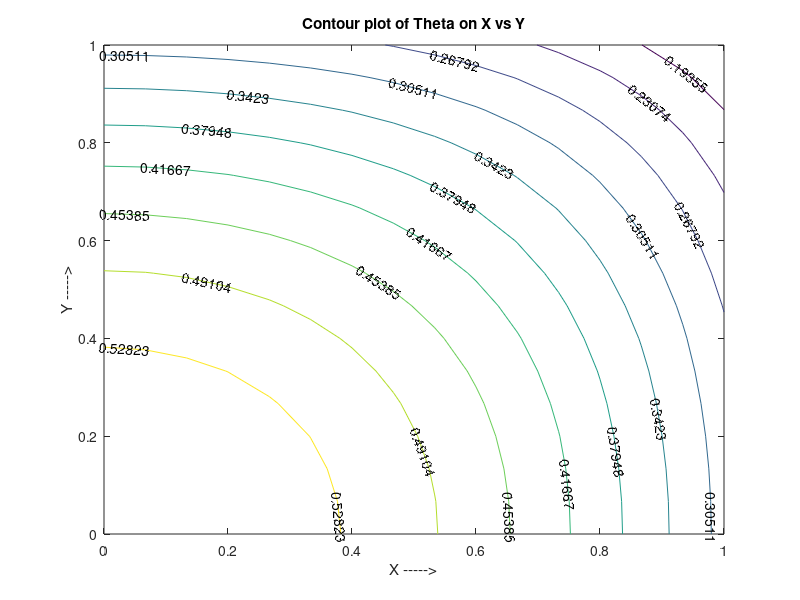

The MATLAB source for this figure:
%Code for solving the Simultaneous Equations using G-S algorithm and output a contour plot of the Non-dimensional Theta on the x-y plane.
clear
%Input Parameters
h=100;
k=50;
q=500;
T_f=20;
L=1;
W=1;
t=1;
a=L/W;
nodes=15;
if (L<=W)
  m=nodes;
  n=m/a;
else
  n=nodes;
  m=a*n;
endif
%Non-Dimensional Parameters
A=a^2;
X=linspace(0,1,m+1);
Y=linspace(0,1,n+1);
x=linspace(0,L,m+1);
y=linspace(0,W,n+1);
DX=A*1/m;
DY=1/n;
Dx=L/m;
Dy=W/n;
Bi=h*L/k;
lambda=1.9;
Theta=ones(m+1,n+1);
maxErr=100;
tol=1e-4;
iter=0;
while(maxErr>tol)
  maxErr=0;
  for i=1:m+1
    for j=1:n+1
      if (i==1 && j==1)
          d=((2*(DY^2)*Theta(i+1,j))+(2*A*(DX^2)*Theta(i,j+1))+((DX*DY)^2))/(2*((DY^2)+A*(DX^2)));
        elseif ((i==1)&&(j>=2 && j<=(n)))
          d=((2*(DY^2)*Theta(i+1,j))+(A*(DX^2)*(Theta(i,j-1)+Theta(i,j+1)))+((DX*DY)^2))/(2*((DY^2)+(A*(DX^2))));
        elseif ((i>=2 && i<=(m))&&(j==1))
          d=(((DY^2)*(Theta(i-1,j)+Theta(i+1,j)))+(2*A*(DX^2)*Theta(i,j+1))+((DX*DY)^2))/(2*((DY^2)+(A*(DX^2))));
        elseif ((i>=2 && i<=(m))&&(j>=2 && j<=(n)))
          d=(((DY^2)*(Theta(i-1,j)+Theta(i+1,j)))+(A*(DX^2)*(Theta(i,j-1)+Theta(i,j+1)))+((DX*DY)^2))/(2*((DY^2)+(A*(DX^2))));
        elseif ((i==(m+1))&&(j>=2 && j<=(n)))
          d=((2*(DY^2)*Theta(i-1,j))+(A*(DX^2)*(Theta(i,j-1)+Theta(i,j+1)))+((DX*DY)^2))/(2*((DY^2)+(A*(DX^2))+(Bi*(DX)*(DY^2))));
        elseif ((i>=2 && i<=(m))&&(j==(n+1)))
          d=(((DY^2)*(Theta(i-1,j)+Theta(i+1,j)))+(2*A*(DX^2)*Theta(i,j-1))+((DX*DY)^2))/(2*((DY^2)+(A*(DX^2))+(Bi*a*(DX^2)*(DY))));
        elseif ((i==(m+1))&&(j==(n+1)))
          d=((2*(DY^2)*Theta(i-1,j))+(2*A*(DX^2)*Theta(i,j-1))+((DX*DY)^2))/(2*((DY^2)+(A*(DX^2))+(Bi*(a*(DX^2)*(DY)+(DX)*(DY^2)))));
        elseif ((i==1)&&(j==(n+1)))
          d=((2*(DY^2)*Theta(i+1,j))+(2*A*(DX^2)*Theta(i,j-1))+((DX*DY)^2))/(2*((DY^2)+(A*(DX^2))+(Bi*a*(DX^2)*(DY))));
        elseif ((i==(m+1))&&(j==1))
          d=((2*(DY^2)*Theta(i-1,j))+(2*A*(DX^2)*Theta(i,j+1))+((DX*DY)^2))/(2*((DY^2)+(A*(DX^2))+(Bi*(DX)*(DY^2))));
        endif
        d=lambda*d+((1-lambda)*Theta(i,j));
        e=((abs(d-Theta(i,j)))/((d+Theta(i,j))/2))*100;
        if e>maxErr
          maxErr=e;
        endif
        Theta(i,j)=d;
    endfor
  endfor
  iter+=1;
  if rem(iter,1000)==0
    printf("Iteration %d: Max Error=%d\n",iter,maxErr)
  endif
endwhile
printf("Converged!\nNumber of Iterations: %d\n",iter)
contour(x,y,Theta')
[C,H]=contour(x,y,Theta');
title("Contour plot of \Theta on X vs Y")
zlabel("Theta")
xlabel("X ----->")
ylabel("Y ----->")
clabel(C,H)
saveas(1,"Contour-Plot.png")
T=(q*(L^2)*(Theta)/k) + T_f;
%Calculation of heat convected from the walls
q_r=h*Dy*(T(m+1,1:n)-T_f);
q_t=h*Dx*(T(1:m,n+1)-T_f);
q_l=h*((Dx+Dy)/2)*(T(m+1,n+1)-T_f);
c=sum(q_r);
v=sum(q_t);
sum=c+v+q_l
Q=q*L*W
%Comparing with given value of heat generation and calculating error
error=((sum-Q)/Q)*100
